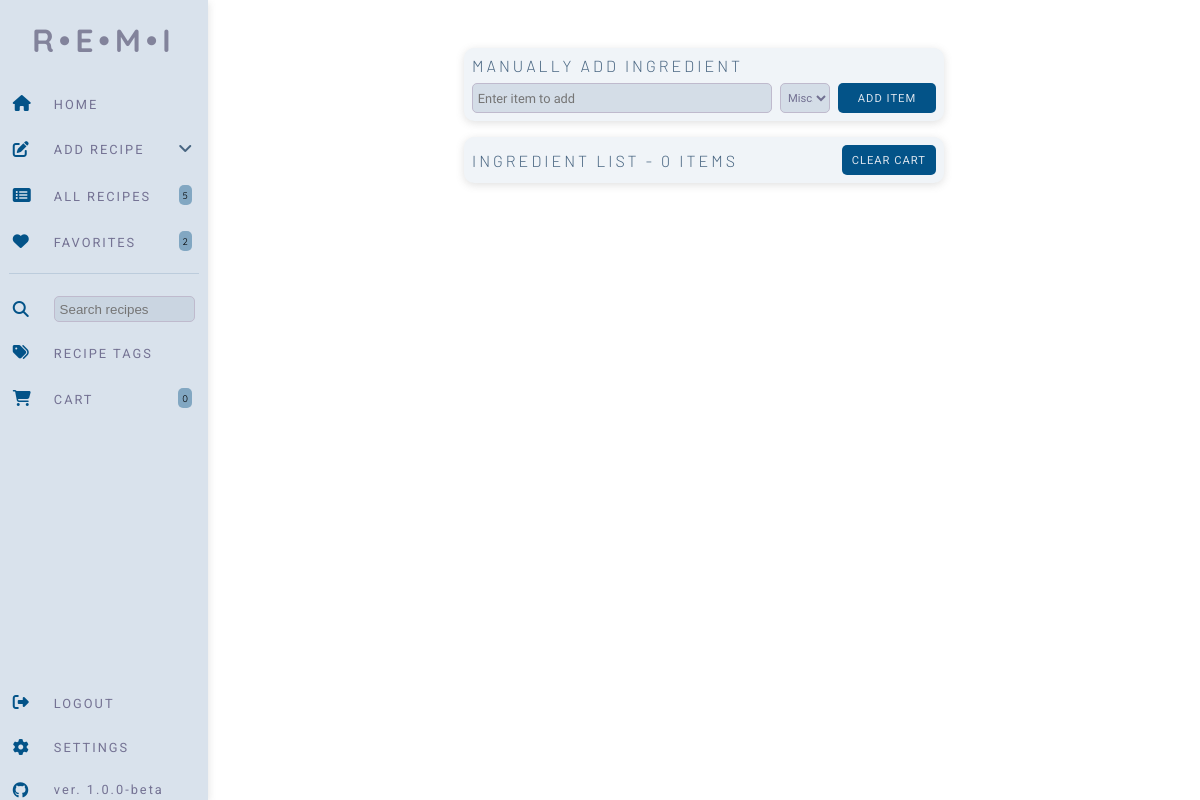
/cart (signed in), run on an earlier commit of the app's database.
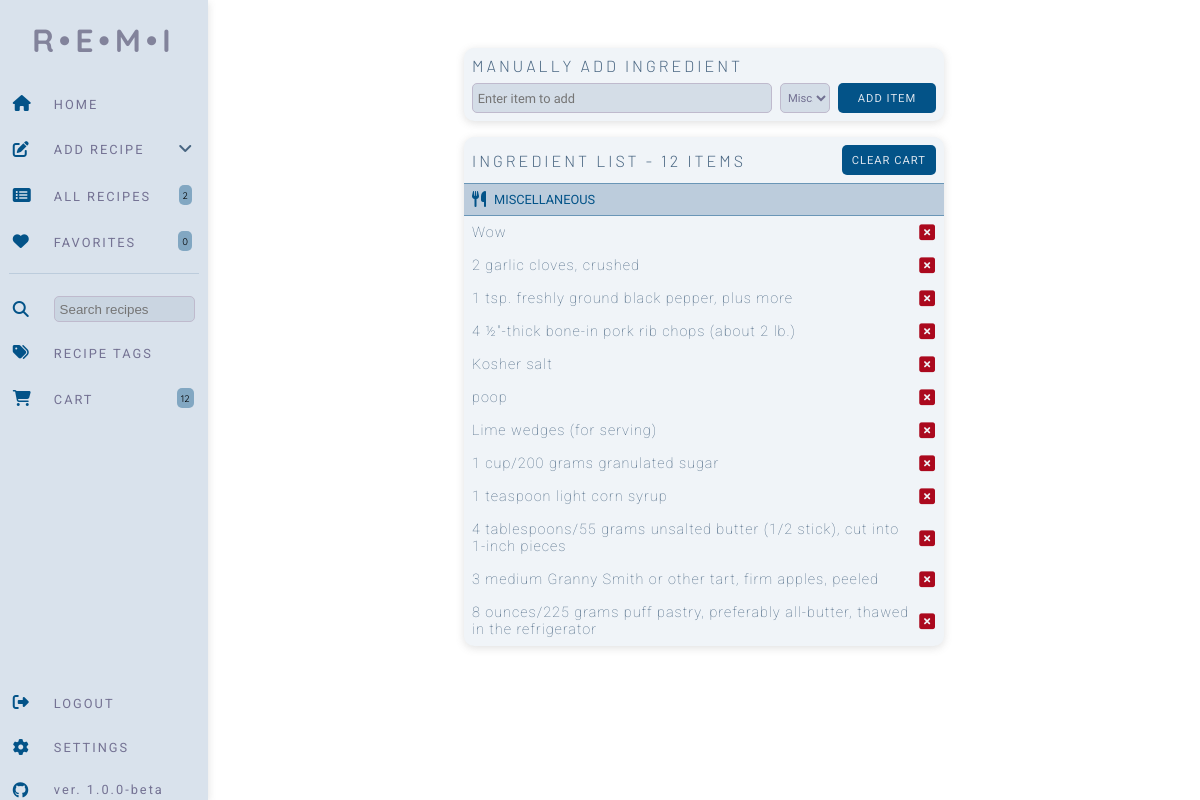
And on a later commit of the database.
### website/models.py (models this page shows)
class ShoppingList(db.Model):
    id = db.Column(db.Integer, primary_key=True)
    shopping_item = db.Column(db.String())
    category = db.Column(db.String())
    username = db.Column(db.String())

### website/views.py (the view, shortened to what this page needs)
@views.route('/cart', methods=['POST', 'GET'])
@login_required
def cart():
    favorite_total = Recipe.query.filter_by(username=current_user.id, favorite=True).count()
    total_recipes = Recipe.query.filter_by(username=current_user.id).count()
    shopping_list = ShoppingList.query.filter_by(username=current_user.id).count()
    shopping_items_pasta = ShoppingList.query.filter_by(username=current_user.id, category='pasta').all()
    shopping_items_produce = ShoppingList.query.filter_by(username=current_user.id, category='produce').all()
    shopping_items_misc = ShoppingList.query.filter_by(username=current_user.id, category='misc').all()
    shopping_items_dairy = ShoppingList.query.filter_by(username=current_user.id, category='dairy_bread').all()
    shopping_items_meat = ShoppingList.query.filter_by(username=current_user.id, category='meat').all()
    shopping_items_frozen = ShoppingList.query.filter_by(username=current_user.id, category='frozen').all()
    shopping_items_coffee = ShoppingList.query.filter_by(username=current_user.id, category='coffee_tea').all()
    pasta_to_copy = ""
    produce_to_copy = ""
    misc_to_copy = ""
    dairy_to_copy = ""
    meat_to_copy = ""
    frozen_to_copy = ""
    coffee_to_copy = ""
    if shopping_items_pasta:
        for item in shopping_items_pasta:
            pasta_to_copy = pasta_to_copy + "- " + item.shopping_item + "\n"
    elif shopping_items_produce:
        for item in shopping_items_produce:
            produce_to_copy = produce_to_copy + "- " + item.shopping_item + "\n"
    elif shopping_items_misc:
        for item in shopping_items_misc:
            misc_to_copy = misc_to_copy + "- " + item.shopping_item + "\n"
    elif shopping_items_dairy:
        for item in shopping_items_dairy:
            dairy_to_copy = dairy_to_copy + "- " + item.shopping_item + "\n"
    elif shopping_items_meat:
        for item in shopping_items_meat:
            meat_to_copy = meat_to_copy + "- " + item.shopping_item + "\n"
    elif shopping_items_frozen:
        for item in shopping_items_frozen:
            frozen_to_copy = frozen_to_copy + "- " + item.shopping_item + "\n"
    elif shopping_items_coffee:
        for item in shopping_items_coffee:
            coffee_to_copy = coffee_to_copy + "- " + item.shopping_item + "\n"
    return render_template("cart.html", user=current_user, shopping_list=shopping_list, pasta=shopping_items_pasta,
                           produce=shopping_items_produce, misc=shopping_items_misc, dairy=shopping_items_dairy,
                           meat=shopping_items_meat, frozen=shopping_items_frozen, coffee=shopping_items_coffee,
                           pasta_to_copy=pasta_to_copy, produce_to_copy=produce_to_copy,misc_to_copy=misc_to_copy,
                           dairy_to_copy=dairy_to_copy, meat_to_copy=meat_to_copy, frozen_to_copy=frozen_to_copy,
                           coffee_to_copy=coffee_to_copy, favorite_total=favorite_total, total_recipes=total_recipes)

### website/__init__.py (called while the page is built)
def create_app():
    app = Flask(__name__)
    app.config['SECRET_KEY'] = 'sdf897sdf987'
    app.config['SQLALCHEMY_DATABASE_URI'] = f'sqlite:///{DB_NAME}'
    db.init_app(app)
    migrate.init_app(app, db)
    from .views import views
    from .auth import auth
    app.register_blueprint(views, url_prefix='/')
    app.register_blueprint(auth, url_prefix='/')
    from .models import User, Recipe
    with app.app_context():
        db.create_all()
    login_manager = LoginManager()
    login_manager.login_view = 'auth.login'
    login_manager.init_app(app)
    @login_manager.user_loader
    def load_user(id):
        return User.query.get(int(id))
    return app

### website/templates/cart.html (shortened to what this page needs)
{% extends "base.html" %} {% block title %}Add Recipe{% endblock %} {% block
    content %}
    <form method="POST" id="cart-form">
    <div class="cart-wrapper">
        <div class="cart-card">
        <h2>Manually Add Ingredient</h2>
        <div class="add-item">
            <input class="text-input" name="ingredient" type="text" placeholder="Enter item to add">
            <select class="ing-preview"
                aria-label=".form-select-sm example"
                name="ing_type">
                <option value="misc">Misc.</option>
            </select>
            <button type="submit" class="button-primary">Add Item</button>
        </div>
        </div>
        <div class="ingredient-list-cart">
            <div class="ing-menu">
            <h2>Ingredient List - {{ shopping_list }} Items</h2>
            <button type="button" class="button-primary" id="clear-cart-button">Clear Cart</button>
            </div>
            {% if misc %}
            <div class="ing-heading">
                 Miscellaneous
            </div>
            {% for item in misc %}
            <div class="cart-ingredient">
                <p class="cart-input" onclick="editCartItem(this)" data-item-number="{{ item.id }}">{{ item.shopping_item }}</p>
            </div>
            {% endfor %}
            {% endif %}
        </div>
    </div>
</form>
{% endblock %}

### website/templates/base.html (shortened to what this page needs)
<!DOCTYPE html>
<html>
  <head>
    <link
      href="https://cdnjs.cloudflare.com/ajax/libs/font-awesome/6.0.0/css/all.min.css"
      rel="stylesheet"
    />
    <link
      rel="stylesheet"
      href="https://cdnjs.cloudflare.com/ajax/libs/font-awesome/6.3.0/css/all.min.css"
    />
    <link
      rel="stylesheet"
      href="{{ url_for('static', filename='css/index.css') }}"
    />
  </head>
  <body>
    <nav class="navbar">
      <div class="logo">
        R•E•M•I
      </div>
      <div class="nav-grid">
        <div class="nav-layout">
          <span class="nav-icon"><i class="fa-solid fa-home"></i></span>
          <a class="menu-link" href="/"><span class="nav-text">Home</span></a>
        </div>
        <div class="dropdown">
          <div class="nav-layout">
            <span class="nav-icon"
              ><i class="fa-solid fa-pen-to-square"></i
            ></span>
            <span class="nav-text">Add Recipe</span>
            <span class="nav-other"
              ><i class="fa-solid fa-angle-down"></i
            ></span>
          </div>
        </div>
        <div class="nav-layout">
          <span class="nav-icon"
            ><i class="fa-solid fa-rectangle-list"></i
          ></span>
          <a class="menu-link" href="/all_recipes"><span class="nav-text">All Recipes</span></a>
          <span class="nav-other"><span class="pill">{{ total_recipes }}</span></span>
        </div>
        <div class="nav-layout">
          <span class="nav-icon"><i class="fa-solid fa-heart"></i></span>
          <a class="menu-link" href="/favorites"><span class="nav-text">Favorites</span></a>
          <span class="nav-other"><span class="pill">{{ favorite_total }}</span></span>
        </div>
        <div class="nav-divider">
          <hr />
        </div>
        <div class="nav-layout-search">
          <span class="nav-icon"
            ><i class="fa-solid fa-magnifying-glass"></i
          ></span>
          <span class="nav-text"
            ><input id="search_query" class="search-recipes" placeholder="Search recipes"
          /></span>
        </div>
        <div class="nav-layout">
          <span class="nav-icon"><i class="fa-solid fa-tags"></i></span>
          <a href = "/show_tags" class="menu-link"><span class="nav-text">Recipe Tags</span></a>
        </div>
        <div class="nav-layout">
          <span class="nav-icon"
            ><i class="fa-solid fa-cart-shopping"></i
          ></span>
          <a class="menu-link" href="/cart"><span class="nav-text">Cart</span></a>
          {% if shopping_list %}
          <span class="nav-other"><span class="pill">{{ shopping_list }}</span></span>
          {% else %}
          <span class="nav-other"><span class="pill">0</span></span>
          {% endif %}
        </div>
      </div>
      <div class="bottom-wrapper">
        <div class="nav-layout">
          <span class="nav-icon"
            ><i class="fa-solid fa-right-from-bracket"></i
          ></span>
          <a href="/logout" class="menu-link"><span class="nav-text">Logout</span></a>
        </div>
        <div class="nav-layout">
          <span class="nav-icon"><i class="fa-solid fa-gear"></i></span>
          <a href="/settings" class="menu-link"><span class="nav-text">Settings</span></a>
        </div>
        <div class="nav-layout">
          <span class="nav-icon"><i class="fa-brands fa-github"></i></span>
          <a href="https://github.com/odics/remi" target="#" class="menu-link"><span class="nav-text-ver">ver. 1.0.0-beta</span></a>
        </div>
      </div>
    </nav>
    <main>
    {% block content %}
    {% endblock %}
  </main>
  </body>
</html>

What changed in the data, as far as the page shows it:
added ShoppingList: shopping_item "Wow"
added ShoppingList: shopping_item "2 garlic cloves, crushed"
added ShoppingList: shopping_item "1 tsp. freshly ground black pepper, plus more"
added ShoppingList: shopping_item "4 ½\"-thick bone-in pork rib chops (about 2 lb.)"
added ShoppingList: shopping_item "Kosher salt"
added ShoppingList: shopping_item "poop"
added ShoppingList: shopping_item "Lime wedges (for serving)"
added ShoppingList: shopping_item "1 cup/200 grams granulated sugar"
added ShoppingList: shopping_item "1 teaspoon light corn syrup"
added ShoppingList: shopping_item "4 tablespoons/55 grams unsalted butter (1/2 stick), cut into 1-inch pieces"
added ShoppingList: shopping_item "3 medium Granny Smith or other tart, firm apples, peeled"
added ShoppingList: shopping_item "8 ounces/225 grams puff pastry, preferably all-butter, thawed in the refrigerator"
Also different on the page:
{{ total_recipes }}: "5" → "2"
{{ favorite_total }}: "2" → "0"
{{ shopping_list }}: (not shown) → "12"
{{ shopping_list }}: "0" → "12"
text no longer shown: "0"
text now shown: "MISCELLANEOUS"
